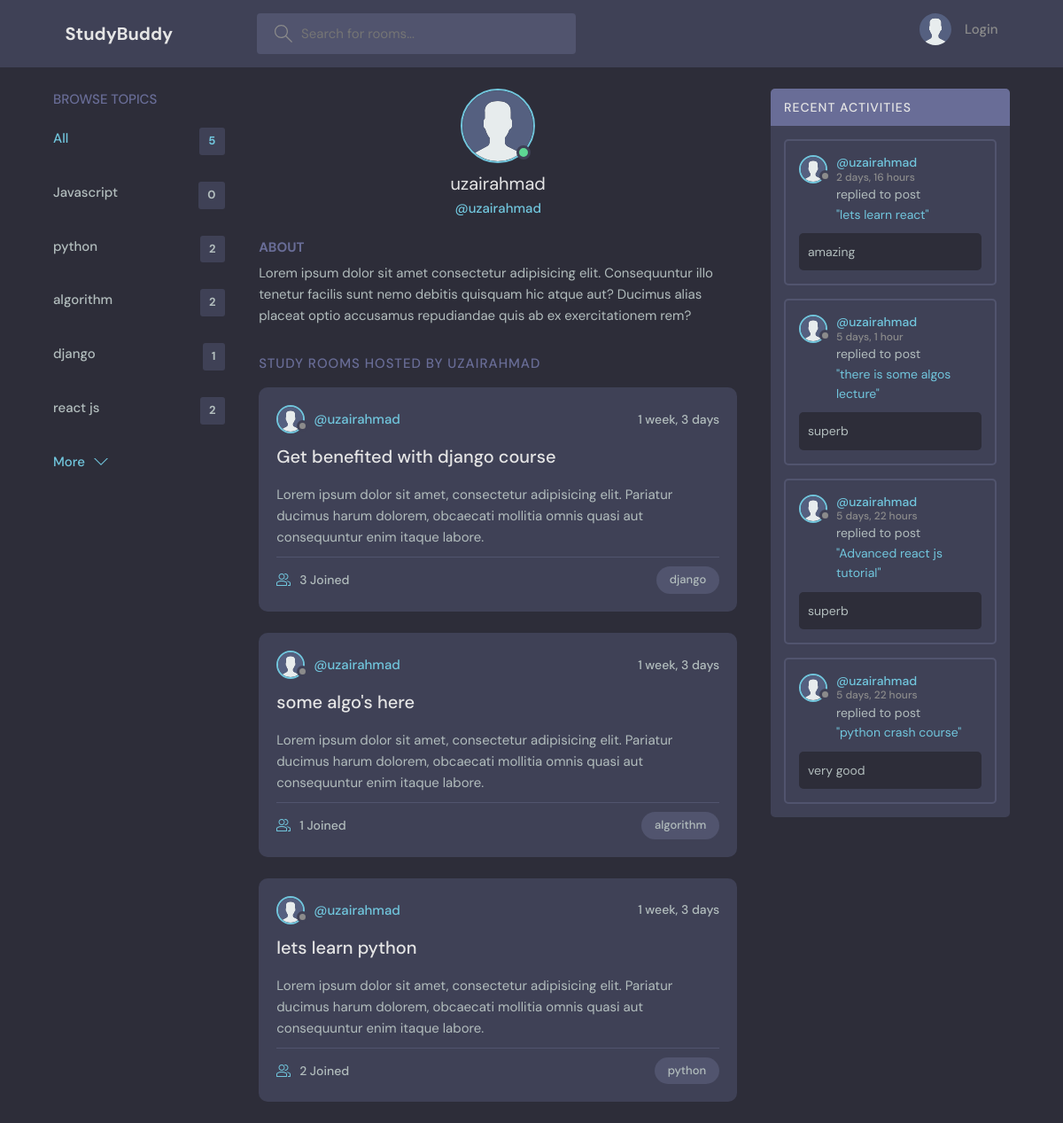
The page /profile/1 on the database as committed earlier.
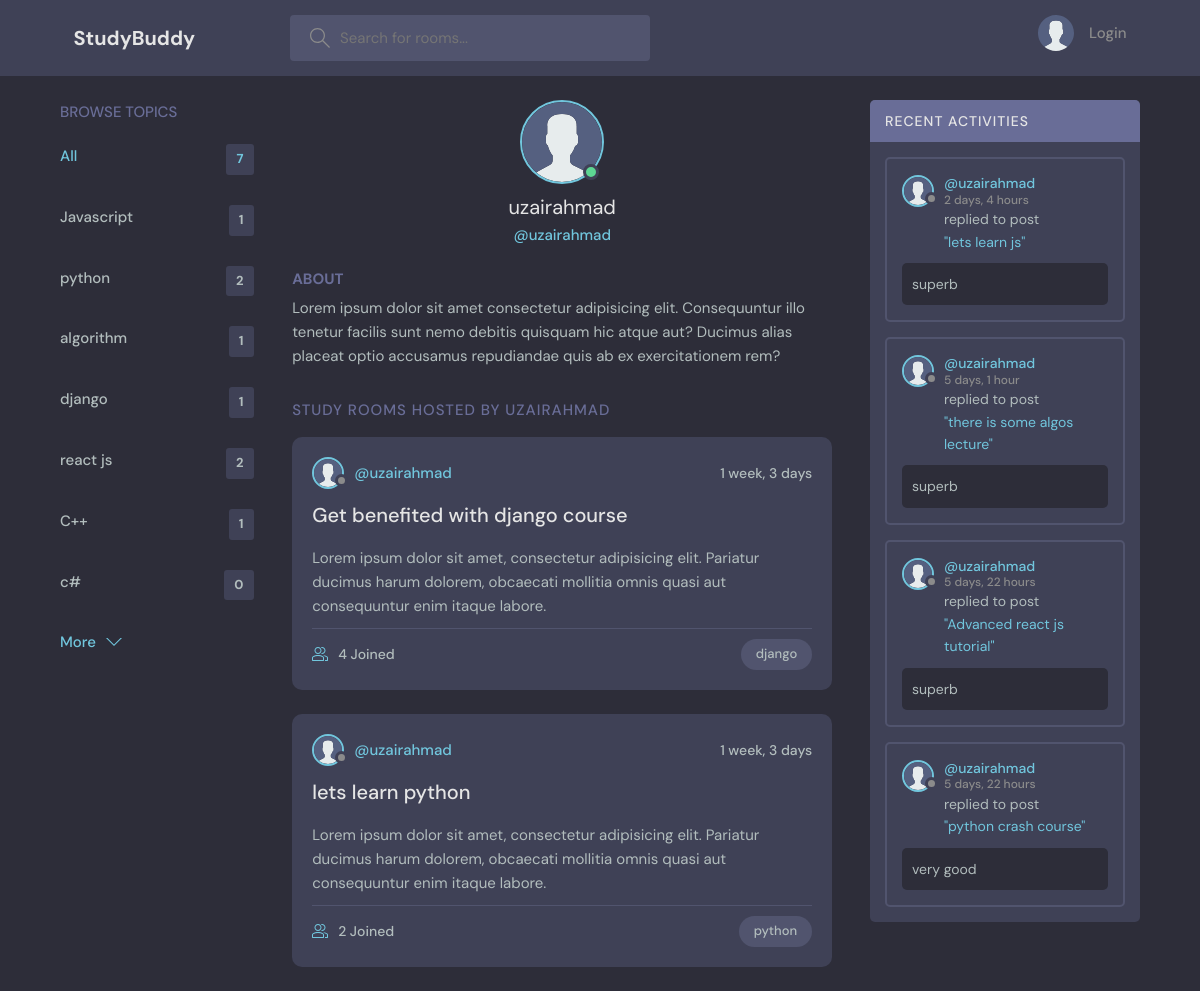
The same page on the database as committed later.
### base/models.py (models this page shows)
class Topic(models.Model):
    name = models.CharField(max_length=200)
    def __str__(self):
        return self.name

class Room(models.Model):
    host = models.ForeignKey(User, on_delete=models.SET_NULL, null=True)
    topic = models.ForeignKey(Topic, on_delete=models.SET_NULL, null=True)
    name = models.CharField(max_length=200)
    participants=models.ManyToManyField(User,related_name='participants',blank=True)
    description = models.TextField(null=True, blank=True)
    updated = models.DateTimeField(auto_now=True)
    created = models.DateTimeField(auto_now_add=True)
    class Meta:
        ordering= ['-updated','-created']
    def __str__(self):
        return self.name

class Message(models.Model):
    user = models.ForeignKey(User, on_delete=models.CASCADE)
    room = models.ForeignKey(Room, on_delete=models.CASCADE)
    body = models.TextField()
    updated = models.DateTimeField(auto_now=True)
    created = models.DateTimeField(auto_now_add=True)
    class Meta:
        ordering= ['-updated','-created']
    def __str__(self):
        return self.body[0:50]

### base/views.py (the view)
# urls.py: path("profile/<int:room_id>",views.profile,name='profile'),
def profile(request,room_id):
    user=User.objects.get(id=room_id)
    rooms=user.room_set.all()
    room_message=user.message_set.all()
    topics=Topic.objects.all()
    return render(request,'base/profile.html',{'user':user,'rooms':rooms,'room_message':room_message,'topics':topics})

### base/templates/base/profile.html (shortened to what this page needs)
{% extends 'main.html'%}
{% block content %}
{% load static %}
  <main class="profile-page layout layout--3">
    <div class="container">
      {% include 'base/topics.html' %}
      <div class="roomList">
        <div class="profile">
          <div class="profile__avatar">
            <div class="avatar avatar--large active">
              <img src="{% static 'images/avatar.svg' %}" alt="Avatar" />
            </div>
          </div>
          <div class="profile__info">
            <h3>{{user.username}}</h3>
            <p><a href="{% url 'profile' user.id %}">@{{user.username}}</a></p>
          </div>
          <div class="profile__about">
            <h3>About</h3>
            <p>
              Lorem ipsum dolor sit amet consectetur adipisicing elit. Consequuntur illo tenetur
              facilis sunt nemo debitis quisquam hic atque aut? Ducimus alias placeat optio
              accusamus repudiandae quis ab ex exercitationem rem?
            </p>
          </div>
        </div>
        <div class="roomList__header">
          <div>
            <h2>Study Rooms Hosted by {{user.username}}</a>
            </h2>
          </div>
        </div>
         {% for room in rooms %}
  <div class="roomListRoom">
    <div class="roomListRoom__header">
      {% if room.host and room.host.id %}
      <a href="{% url 'profile' room.host.id %}" class="roomListRoom__author">
        <div class="avatar avatar--small">
          <img src="{% static 'images/avatar.svg' %}" alt="Avatar" />
        </div>
        <span>@{{ room.host.username }}</span>
      </a>
      {% endif %}
      <div class="roomListRoom__actions">
        <span>{{room.created|timesince}}</span>
      </div>
    </div>
    <div class="roomListRoom__content">
      <a href="{% url 'room' room.id %}">{{room.name}}</a>
      <p>{{room.description}}</p>
    </div>
    <div class="roomListRoom__meta">
      <a href="{% url 'room' room.id %}" class="roomListRoom__joined">
        {{room.participants.all.count}} Joined
      </a>
      <p class="roomListRoom__topic">{{room.topic}}</p>
    </div>
  </div>
  {% endfor %}
      </div>
      {% include 'base/activity_component.html' %}
    </div>
  </main>
</body>
</html>
{% endblock content%}

### templates/main.html (shortened to what this page needs)
<!DOCTYPE html>
{% load static %}
<html lang="en">
  <head>
    <link rel="stylesheet" href="{% static 'styles/style.css'  %}" />
  </head>
  <body>
    {% include 'navbar.html' %}
    {% block content %} {% endblock %}
  </body>
</html>

### templates/navbar.html (shortened to what this page needs)
{% load static %}
<header class="header header--loggedIn">
  <div class="container">
    <a href="{% url 'home' %}" class="header__logo">
      <h1>StudyBuddy</h1>
    </a>
    <form method="GET" class="header__search" action="{% url 'home' %}">
      <label>
        <input name="q" placeholder="Search for rooms..." />
      </label>
    </form>
    <nav class="header__menu">
      {% if request.user.is_authenticated%}
      <div class="header__user">
        <a href="{% url 'profile' request.user.id %}">
          <div class="avatar avatar--medium active">
            <img src="{% static 'images/avatar.svg' %}" alt="Avatar" />
          </div>
          <p>{{ request.user }}<span>@{{ request.user }}</span></p>
        </a>
        <button class="dropdown-button">
          <svg
            version="1.1"
            xmlns="http://www.w3.org/2000/svg"
            width="32"
            height="32"
            viewBox="0 0 32 32"
          >
            <title>chevron-down</title>
            <path d="M16 21l-13-13h-3l16 16 16-16h-3l-13 13z"></path>
          </svg>
        </button>
      </div>
      {% else %}
      <a href="{% url 'login' %}">
        <img src="{% static 'images/avatar.svg' %}" alt="Avatar" />
        <p>Login</p>
      </a>
      {% endif %}
    </nav>
  </div>
</header>

### base/templates/base/topics.html
<div class="topics">
  <div class="topics__header">
    <h2>Browse Topics</h2>
  </div>
  <ul class="topics__list">
    <li>
      <a href="{% url 'home' %}" class="active"
        >All <span>{{topics.count}}</span></a
      >
    </li>
    {% for topic in topics %}
    <li>
      <a href="{% url 'home' %}?q={{ topic.name }}"
        >{{topic.name}}<span>{{topic.room_set.all.count}}</span></a
      >
    </li>
    {% endfor %}
  </ul>
  <a class="btn btn--link" href="{% url 'topic' %}">
    More
    <svg
      version="1.1"
      xmlns="http://www.w3.org/2000/svg"
      width="32"
      height="32"
      viewBox="0 0 32 32"
    >
      <title>chevron-down</title>
      <path d="M16 21l-13-13h-3l16 16 16-16h-3l-13 13z"></path>
    </svg>
  </a>
</div>

### base/templates/base/activity_component.html (shortened to what this page needs)
{% load static %}
<div class="activities">
  <div class="activities__header">
    <h2>Recent Activities</h2>
  </div>
  {% for message in room_message %}
  <div class="activities__box">
    <div class="activities__boxHeader roomListRoom__header">
      <a
        href="{% url 'profile' message.user.id %}"
        class="roomListRoom__author"
      >
        <div class="avatar avatar--small">
          <img src="{% static 'images/avatar.svg' %}" alt="Avatar" />
        </div>
        <p>
          @{{message.user}}
          <span>{{message.created|timesince}}</span>
        </p>
      </a>
    </div>
    <div class="activities__boxContent">
      <p>
        replied to post
        <a href="{% url 'room' message.room.id %}">"{{message.room}}"</a>
      </p>
      <div class="activities__boxRoomContent">{{message}}</div>
    </div>
  </div>
  {% endfor %}
</div>

Rows that differ between the two databases and show on the page:
removed Room: host.username "uzairahmad", created "1 week, 3 days", name "some algo's here", description "Lorem ipsum dolor sit amet, consectetur adipisicing elit. Pariatur ducimus harum dolorem, obcaecati mollitia omnis quasi aut consequuntur enim itaque labore.", participants.all.count "1", topic "algorithm"
removed Message: user "uzairahmad", created "2 days, 16 hours", room "lets learn react", body "amazing"
computed for Topic "Javascript": room_set.all.count "0" → "1"
computed for Topic "algorithm": room_set.all.count "2" → "1"
added Topic: name "C++", room_set.all.count "1"
added Topic: name "c#", room_set.all.count "0"
computed for Room "Get benefited with django course": participants.all.count "3" → "4"
added Message: user "uzairahmad", created "2 days, 4 hours", room "lets learn js", body "superb"
Other text that changed with them:
{{ topics.count }}: "5" → "7"
